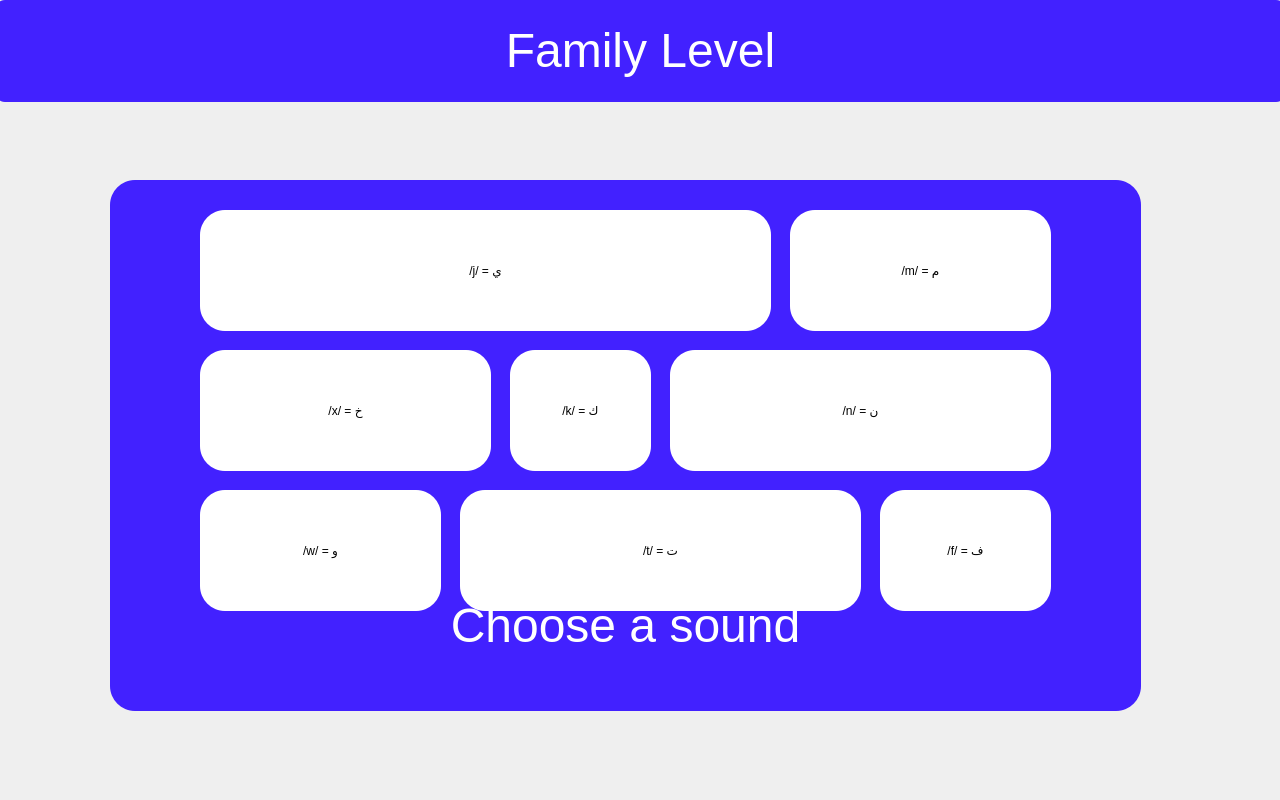
<?xml version="1.0" encoding="UTF-8"?>
<ui version="4.0">
 <class>Dialog</class>
 <widget class="QDialog" name="Dialog">
  <property name="geometry">
   <rect>
    <x>0</x>
    <y>0</y>
    <width>1280</width>
    <height>800</height>
   </rect>
  </property>
  <property name="windowTitle">
   <string>Dialog</string>
  </property>
  <widget class="QPushButton" name="sound_m">
   <property name="geometry">
    <rect>
     <x>790</x>
     <y>210</y>
     <width>261</width>
     <height>121</height>
    </rect>
   </property>
   <property name="styleSheet">
    <string notr="true">font: 75 20pt &quot;MS Shell Dlg 2&quot;;
background-color: rgb(255, 255, 255);
border-radius: 25px 25px 35px 35px;
opacity: 1;</string>
   </property>
   <property name="text">
    <string>/m/ = م</string>
   </property>
  </widget>
  <widget class="QLabel" name="level_name">
   <property name="geometry">
    <rect>
     <x>-5</x>
     <y>0</y>
     <width>1291</width>
     <height>102</height>
    </rect>
   </property>
   <property name="styleSheet">
    <string notr="true">background-color: rgb(66, 33, 255);
border-radius: 10px 10px 20px 20px;
opacity: 1;</string>
   </property>
   <property name="text">
    <string>&lt;html&gt;&lt;head/&gt;&lt;body&gt;&lt;p align=&quot;center&quot;&gt;&lt;span style=&quot; font-size:36pt; color:#ffffff;&quot;&gt;Family Level&lt;/span&gt;&lt;/p&gt;&lt;/body&gt;&lt;/html&gt;</string>
   </property>
  </widget>
  <widget class="QPushButton" name="sound_k">
   <property name="geometry">
    <rect>
     <x>510</x>
     <y>350</y>
     <width>141</width>
     <height>121</height>
    </rect>
   </property>
   <property name="styleSheet">
    <string notr="true">font: 75 20pt &quot;MS Shell Dlg 2&quot;;
background-color: rgb(255, 255, 255);
border-radius: 25px 25px 35px 35px;
opacity: 1;</string>
   </property>
   <property name="text">
    <string>/k/ = ك</string>
   </property>
  </widget>
  <widget class="QPushButton" name="sound_n">
   <property name="geometry">
    <rect>
     <x>670</x>
     <y>350</y>
     <width>381</width>
     <height>121</height>
    </rect>
   </property>
   <property name="styleSheet">
    <string notr="true">font: 75 20pt &quot;MS Shell Dlg 2&quot;;
background-color: rgb(255, 255, 255);
border-radius: 25px 25px 35px 35px;
opacity: 1;</string>
   </property>
   <property name="text">
    <string>/n/ = ن</string>
   </property>
  </widget>
  <widget class="QPushButton" name="sound_t">
   <property name="geometry">
    <rect>
     <x>460</x>
     <y>490</y>
     <width>401</width>
     <height>121</height>
    </rect>
   </property>
   <property name="styleSheet">
    <string notr="true">font: 75 20pt &quot;MS Shell Dlg 2&quot;;
background-color: rgb(255, 255, 255);
border-radius: 25px 25px 35px 35px;
opacity: 1;</string>
   </property>
   <property name="text">
    <string>/t/ = ت</string>
   </property>
  </widget>
  <widget class="QPushButton" name="sound_f">
   <property name="geometry">
    <rect>
     <x>880</x>
     <y>490</y>
     <width>171</width>
     <height>121</height>
    </rect>
   </property>
   <property name="styleSheet">
    <string notr="true">font: 75 20pt &quot;MS Shell Dlg 2&quot;;
background-color: rgb(255, 255, 255);
border-radius: 25px 25px 35px 35px;
opacity: 1;</string>
   </property>
   <property name="text">
    <string>/f/ = ف</string>
   </property>
  </widget>
  <widget class="QPushButton" name="sound_w">
   <property name="geometry">
    <rect>
     <x>200</x>
     <y>490</y>
     <width>241</width>
     <height>121</height>
    </rect>
   </property>
   <property name="styleSheet">
    <string notr="true">font: 75 20pt &quot;MS Shell Dlg 2&quot;;
background-color: rgb(255, 255, 255);
border-radius: 25px 25px 35px 35px;
opacity: 1;</string>
   </property>
   <property name="text">
    <string>/w/ = و</string>
   </property>
  </widget>
  <widget class="QPushButton" name="sound_x">
   <property name="geometry">
    <rect>
     <x>200</x>
     <y>350</y>
     <width>291</width>
     <height>121</height>
    </rect>
   </property>
   <property name="styleSheet">
    <string notr="true">font: 75 20pt &quot;MS Shell Dlg 2&quot;;
background-color: rgb(255, 255, 255);
border-radius: 25px 25px 35px 35px;
opacity: 1;</string>
   </property>
   <property name="text">
    <string>/x/ = خ</string>
   </property>
  </widget>
  <widget class="QLabel" name="soundImage1_16">
   <property name="geometry">
    <rect>
     <x>110</x>
     <y>180</y>
     <width>1031</width>
     <height>531</height>
    </rect>
   </property>
   <property name="styleSheet">
    <string notr="true">
background-color: rgb(66, 33, 255);
border-radius: 25px 25px 35px 35px;
opacity: 1;</string>
   </property>
   <property name="text">
    <string>&lt;html&gt;&lt;head/&gt;&lt;body&gt;&lt;p align=&quot;center&quot;&gt;&lt;br/&gt;&lt;/p&gt;&lt;p align=&quot;center&quot;&gt;&lt;br/&gt;&lt;/p&gt;&lt;p align=&quot;center&quot;&gt;&lt;br/&gt;&lt;/p&gt;&lt;p align=&quot;center&quot;&gt;&lt;br/&gt;&lt;/p&gt;&lt;p align=&quot;center&quot;&gt;&lt;br/&gt;&lt;/p&gt;&lt;p align=&quot;center&quot;&gt;&lt;br/&gt;&lt;/p&gt;&lt;p align=&quot;center&quot;&gt;&lt;br/&gt;&lt;/p&gt;&lt;p align=&quot;center&quot;&gt;&lt;br/&gt;&lt;/p&gt;&lt;p align=&quot;center&quot;&gt;&lt;br/&gt;&lt;/p&gt;&lt;p align=&quot;center&quot;&gt;&lt;span style=&quot; font-size:36pt; color:#ffffff;&quot;&gt;Choose a sound&lt;/span&gt;&lt;/p&gt;&lt;/body&gt;&lt;/html&gt;</string>
   </property>
  </widget>
  <widget class="QPushButton" name="sound_j">
   <property name="geometry">
    <rect>
     <x>200</x>
     <y>210</y>
     <width>571</width>
     <height>121</height>
    </rect>
   </property>
   <property name="styleSheet">
    <string notr="true">font: 75 20pt &quot;MS Shell Dlg 2&quot;;
background-color: rgb(255, 255, 255);
border-radius: 25px 25px 35px 35px;
opacity: 1;</string>
   </property>
   <property name="text">
    <string>/j/ = ي</string>
   </property>
  </widget>
  <zorder>soundImage1_16</zorder>
  <zorder>sound_x</zorder>
  <zorder>sound_t</zorder>
  <zorder>sound_f</zorder>
  <zorder>sound_n</zorder>
  <zorder>sound_k</zorder>
  <zorder>sound_m</zorder>
  <zorder>level_name</zorder>
  <zorder>sound_w</zorder>
  <zorder>sound_j</zorder>
 </widget>
 <resources/>
 <connections/>
</ui>
